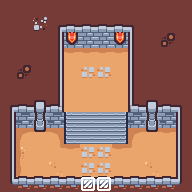

A 2D game scene composited from a Tiled map and its tileset images. What follows is a short description and the map's XML, with every tile layer's data as written:
An orthogonal 12x12 tile map with 16x16 px tiles, 4 tile layers (Dungeon, Objects, AbovePlayer, InsideAreas) and 1 object.

<map version="1.10" tiledversion="1.10.2" orientation="orthogonal" renderorder="right-down" width="12" height="12" tilewidth="16" tileheight="16" infinite="0" nextlayerid="16" nextobjectid="36">
 <tileset firstgid="1" source="../mapsSheet.tsx" />
 <layer id="1" name="Dungeon" width="12" height="12">
  <properties>
   <property name="unity:layer" value="Dungeon" />
  </properties>
  <data encoding="csv">
1,1,1,1,1,1,1,1,1,1,1,1,
1,1,27,2,3,3,3,3,4,1,1,1,
1,1,1,15,32,44,44,32,17,1,14,1,
1,1,1,15,55,55,55,55,17,1,1,1,
1,14,1,15,53,46,46,53,17,1,1,1,
1,1,1,15,53,53,53,53,17,1,1,1,
2,3,7,19,53,53,53,53,18,7,3,4,
15,16,20,16,40,41,41,42,16,20,16,17,
15,1610612793,33,57,40,41,41,42,2147483705,33,55,17,
15,1610612792,53,2684354618,55,46,46,55,58,53,53,17,
15,1610612791,53,54,53,46,46,53,53,54,53,17,
28,29,29,29,29,29,29,29,29,29,29,30
</data>
 </layer>
 <layer id="4" name="Objects" width="12" height="12">
  <data encoding="csv">
0,0,0,0,0,0,0,0,0,0,0,0,
0,0,0,0,0,0,0,0,0,0,0,0,
0,0,0,0,0,0,0,0,0,0,0,0,
0,0,0,0,0,0,0,0,0,0,0,0,
0,0,0,0,0,0,0,0,0,0,0,0,
0,0,0,0,0,0,0,0,0,0,0,0,
0,0,0,0,0,0,0,0,0,0,0,0,
0,0,0,0,0,0,0,0,0,0,0,0,
0,0,0,0,0,0,0,0,0,0,0,0,
0,0,0,0,0,0,0,0,0,0,0,0,
0,0,0,0,0,0,0,0,0,0,0,0,
0,0,0,0,0,0,0,0,0,0,0,0
</data>
 </layer>
 <layer id="7" name="AbovePlayer" width="12" height="12">
  <properties>
   <property name="unity:SortingLayerName" value="AboveCharacters" />
   <property name="unity:ignore" value="Collision" />
  </properties>
  <data encoding="csv">
0,0,0,0,0,0,0,0,0,0,0,0,
0,0,0,0,0,0,0,0,0,0,0,0,
0,0,0,0,0,0,0,0,0,0,0,0,
0,0,0,0,0,0,0,0,0,0,0,0,
0,0,0,0,0,0,0,0,0,0,0,0,
0,0,0,0,0,0,0,0,0,0,0,0,
0,0,0,0,0,0,0,0,0,0,0,0,
0,0,0,0,0,0,0,0,0,0,0,0,
0,0,0,0,0,0,0,0,0,0,0,0,
0,0,0,0,0,0,0,0,0,0,0,0,
0,0,0,0,0,0,0,0,0,0,0,0,
28,29,29,29,29,29,29,29,29,29,29,30
</data>
 </layer>
 <layer id="6" name="InsideAreas" class="Custom" width="12" height="12">
  <properties>
   <property name="custom:targetLayer" value="Dungeon" />
   <property name="custom:type" value="removeColliders" />
  </properties>
  <data encoding="csv">
0,0,0,0,0,0,0,0,0,0,0,0,
0,0,0,0,0,0,0,0,0,0,0,0,
0,0,0,0,0,0,0,0,0,0,0,0,
0,0,0,0,0,0,0,0,0,0,0,0,
0,0,0,0,0,0,0,0,0,0,0,0,
0,0,0,0,0,0,0,0,0,0,0,0,
0,0,0,0,0,0,0,0,0,0,0,0,
0,0,0,0,0,0,0,0,0,0,0,0,
0,0,0,0,0,0,0,0,0,0,0,0,
0,0,0,0,0,0,0,0,0,0,0,0,
0,0,0,0,0,0,0,0,0,0,0,0,
0,0,0,0,0,67,67,0,0,0,0,0
</data>
 </layer>
 <objectgroup id="15" name="Chests">
  <object id="35" gid="97" x="88" y="72" width="16" height="16" />
 </objectgroup>
 <objectgroup id="13" name="PlayerSpawnPoint" />
 <objectgroup id="14" name="DoorsLayer" class="Door" />
</map>
